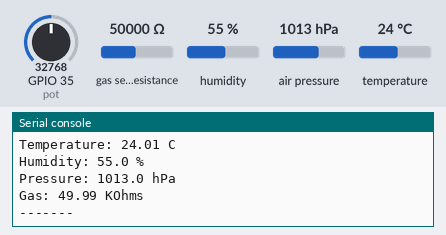
Simulated run of this program. Board: ESP32 board running MicroPython. Shown: the last lines printed to the serial console. The inputs (shaded band) are chosen by the test bench; at power-on: gas sensor resistance 50000 Ω, GPIO 35 (pot) = 32768, humidity 55 %, air pressure 1013 hPa, temperature 24 °C (analog values on the 0–65535 scale). WiFi joins after 1.5 s; no MQTT or app messages arrive unless stated; library files of the repository ran but are not shown: bme680.py.

Above: at 3.3 s.
3.4 s: gas sensor resistance set to 6880 Ω
At 4.6 s:
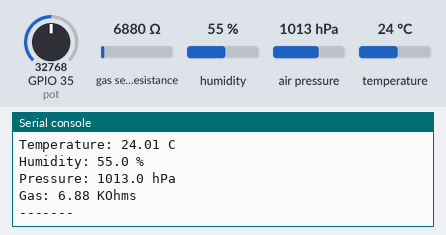
4.9 s: GPIO 35 (pot) set to 45874
6.4 s: humidity set to 22 %
7.9 s: air pressure set to 952 hPa
At 8.9 s:
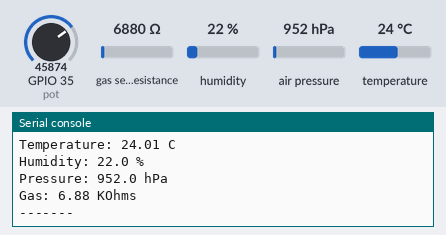
9.4 s: GPIO 35 (pot) set to 63568
10.9 s: temperature set to 12 °C
Timing chart, 0 to 13.4 s (numbered marks = the images above; inputs shaded):
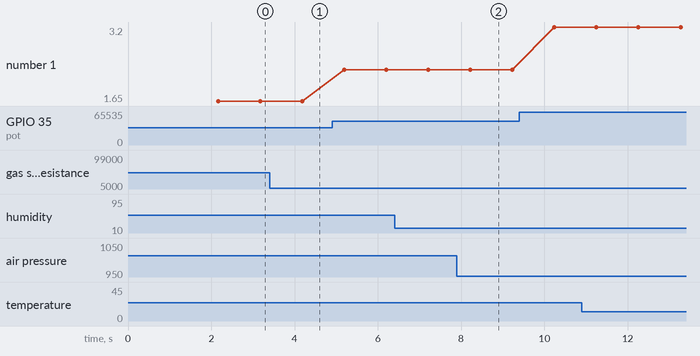

Measured:
- after the input at 3.4 s, the serial console: prints a new line after 0.79 s (image 1)
- after the input at 7.9 s, the serial console: prints a new line after 0.32 s (image 2)
- plotted number 1: 1.65 → 2.31 after the input at 4.9 s, 2.31 → 3.2 after the input at 9.4 s

The program:

main.py
```python
from machine import Pin, ADC, I2C
from time import sleep
from ESP_CONNECTION import *
from umqtt.simple import *
from bme680 import *


mqtt_broker    = "192.168.1.4"
mqtt_topic     = "MOSQUITTO"
mqtt_client_id = "esp32_client_taller_iot"


def run():

    i2c = I2C(scl=Pin(22), sda=Pin(21))
    bme = BME680_I2C(i2c=i2c)

    pot = ADC( Pin(35) )


    time_to_send = 10

    #CONECTIVIDAD CON LA RED
    wifi               = ESP32_CONNECTION()
    if wifi.status():
        print("ya esta conectado siii")
    else:
        status_wifi        =  wifi.connect()

    client = MQTTClient(client_id=mqtt_client_id, server=mqtt_broker)

    #client.setSSID_PASSW("SSID","PASSWORD")
    client.connect()


    while True:
        temp = str(round(bme.temperature, 2)) + ' C'
        hum = str(round(bme.humidity, 2)) + ' %'
        pres = str(round(bme.pressure, 2)) + ' hPa'
        gas = str(round(bme.gas/1000, 2)) + ' KOhms'


        potvalue = pot.read_u16()*3.3/65535.0
        print("potenciometro 1: ",potvalue)

        print('Temperature:', temp)
        print('Humidity:', hum)
        print('Pressure:', pres)
        print('Gas:', gas)
        print('-------')


        if time_to_send == 0:
            time_to_send = 11
            try:
                str_pot = "{:.1f}".format(potvalue)
                client.publish("iSebasHOME/POT1",str(potvalue) )
                client.publish("iSebasHOME/TEMP",temp )
                client.publish("iSebasHOME/HUM",hum )
                client.publish("iSebasHOME/PRES",pres )
                client.publish("iSebasHOME/GAS",gas )
            except:
                print("Error MQTT")

        time_to_send -= 1
        sleep(1)


if __name__ == "__main__":
    run()
```

ESP_CONNECTION.py
```python
import network
from time import sleep


SSID = ""
PASS = ""


class ESP32_CONNECTION():

    def __init__(self):

        self._ssid = SSID
        self._pass = PASS

        # Crear una instancia de la clase WLAN
        self.wlan = network.WLAN(network.STA_IF)

    def setSSID_PASSW(self, newSSID=SSID, newPASS=PASS):
        self._ssid = newSSID
        self._pass = newPASS

    def status(self):
        status = self.wlan.isconnected()
        print("estado de la conexion: ", status)
        return status

    def disconnect(self):
        self.wlan.disconnect()

    def connect(self):


        # Conectar a la red Wi-Fi
        self.wlan.active(True)
        self.wlan.connect(self._ssid, self._pass)

        # Esperar a que se establezca la conexión
        time_out = 20
        while not self.wlan.isconnected():
            time_out -= 1
            sleep(1)
            if time_out == 0:
                print("Error Trying Connection")
                return False
        print("Conexion establecida con la red: \n\n")
        print("\t\t\tSSID: ",self._ssid,"\n\n")
        return True
    
```
